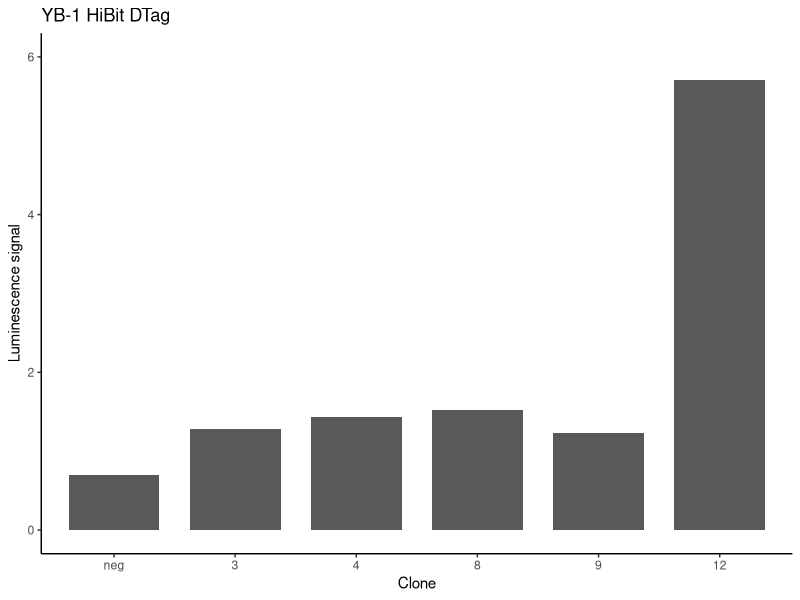
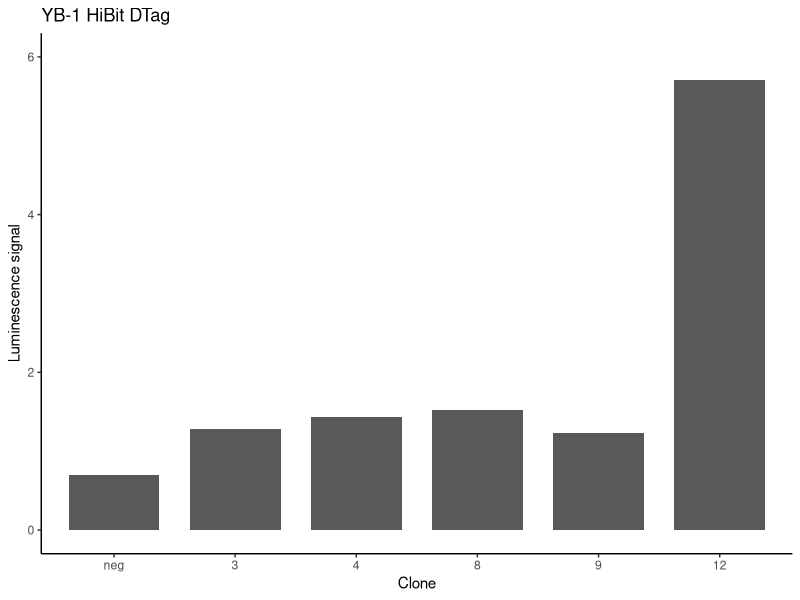

R code for these plots, in order:
## ---- chunk 1
#| message: false
#| warning: false
##########################################################################################
library('tidyverse')
library('RColorBrewer')
## ---- chunk 2
##########################################################################################
generalDatasets = 'C:/Users/chughes/Documents/bccrc/projectsRepository/generalDatasets'
baseWorkspace = 'C:/Users/chughes/Documents/bccrc/projectsWorkspace/sorensenLab/relatedToYbx1'
baseRepository = 'C:/Users/chughes/Documents/bccrc/projectsRepository/sorensenLab/relatedToYbx1'
## ---- chunk 3
##########################################################################################
##data input
hibit = tibble(sample = factor(c('neg','12','3','4','8','9'), levels = c('neg','3','4','8','9','12')),
               lum = c(5,511889,19,27,33,17))

##make the plot
ggplot(hibit, aes(sample, log10(lum))) +
  geom_bar(stat = 'identity', width = 0.75) +
  labs(x = 'Clone', y = 'Luminescence signal', title = 'YB-1 HiBit DTag') +
  scale_y_continuous(limits = c(0,6), breaks = seq(0,20,2)) +
  theme_classic()
ggsave(paste(baseRepository, '/plateReader20230227_a673p1Ybx1Nrf2HibitClones/barplot_ybx1HiBitSignal.pdf', sep = ''),
       height = 2, width = 2, useDingbats = FALSE)
## ---- chunk 4
##########################################################################################
sessionInfo()
